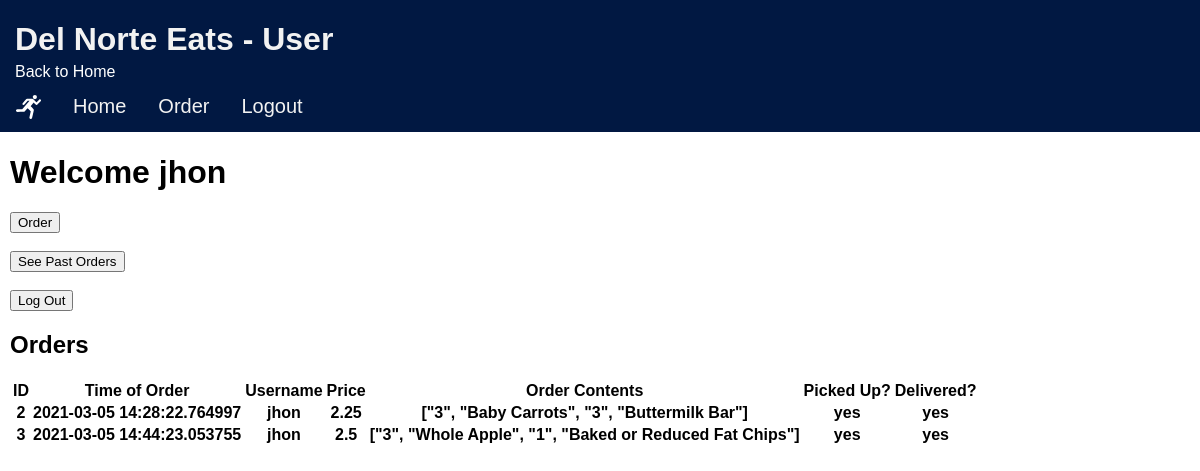
Screenshot of /easter_egg/ (signed in) with the database file from the repository.
### models/module.py (models this page shows, shortened)
class userDN(db.Model, UserMixin):
    id = db.Column(db.Integer, primary_key=True)
    username = db.Column(db.String(15), unique=True)
    email = db.Column(db.String(50))
    password = db.Column(db.String(80))
    program = db.Column(db.String(50))
    pass

class orderEE(db.Model):
    id = db.Column(db.Integer, nullable=True)
    username = db.Column(db.String(15))
    price = db.Column(db.Integer, unique=False, nullable=False)
    order_contents = db.Column(db.String(1000), unique=False, nullable=False)
    time = db.Column(db.DateTime, primary_key=True)
    picked_up = db.Column(db.DateTime)
    delivered = db.Column(db.DateTime)
    pass

### views/easter_egg/view.py (the view)
@easter_egg_bp.route('/')
def index():
    user_type = 'user'
    result = dash_handel()
    return result

### models/login.py (called while the page is built)
@login_manager.user_loader
def load_user_DN(user_id):
    return userDN.query.get(int(user_id))

### views/easter_egg/view.py (called while the page is built)
def per_user():
    if current_user.is_anonymous:
        username = 'Guest'
    else:
        username = current_user.username
    order_user = []
    orders = orderEE.query.filter_by(username=username).all()
    for order in orders:
        order_dn_dict = {'id': order.id,'username': order.username, 'price': order.price, 'order contents': order.order_contents,
                         'time': order.time, 'picked up': order.picked_up, 'delivered': order.picked_up}
        order_user.append(order_dn_dict)
    return order_user

def dash_handel():
    order_user = per_user()
    if current_user.is_anonymous:
        return render_template('easter_egg/user_dashboard_guest.html', user_type=user_type, order_table=order_user)
    else:
        return render_template('easter_egg/user_dashboard_authen.html', user_type=user_type, order_table=order_user)

### views/easter_egg/templates/easter_egg/user_dashboard_authen.html (shortened to what this page needs)
{% extends 'easter_egg/base_egg.html' %}
{% block content %}
<div class="margin_1">
    <h1>Welcome <span>{{current_user.username}}</span></h1>
    <a href="{{url_for('easter_egg_bp.singlepage_form')}}"><button>Order</button></a>
    <br>
    <br>
    <a href=""><button>See Past Orders</button></a>
    <br>
    <br>
    <form action={{url_for('easter_egg_bp.logout')}} method="post"><input type="submit" value="Log Out"></form>
    <h2>Orders</h2>
    <table id="order_table">
        <tr>
            <th>ID</th>
            <th>Time of Order</th>
            <th>Username</th>
            <th>Price</th>
            <th>Order Contents</th>
            <th>Picked Up?</th>
            <th>Delivered?</th>
        </tr>
        {% for row in order_table %}
        <tr>
            <th>{{ row['id'] }}</th>
            <th>{{ row['time'] }}</th>
            <th>{{ row['username'] }}</th>
            <th>{{ row['price'] }}</th>
            <th>{{ row['order contents'] }}</th>
            <th>
                {% if row['picked up'] == row['time'] %}
                    no
                {% else %}
                    yes
                {% endif %}
            </th>
            <th>
                {% if row['delivered'] == row['time'] %}
                no
                {% else %}
                yes
                {% endif %}
            </th>
        </tr>
        {% endfor %}
    </table>
</div>
{% endblock %}

### views/easter_egg/templates/easter_egg/base_egg.html (style rules this page uses)
body { margin: 0; font-family: Arial, Helvetica, sans-serif; overflow-x: hidden; }

### views/easter_egg/templates/easter_egg/user_dashboard_authen.html (style rules this page uses)
.margin_1 { margin-left: 10px; }

### rows the page displays
userDN: username "jhon"
orderEE: id "2", time "2021-03-05 14:28:22.764997", username "jhon", price "2.25", order_contents "[\"3\", \"Baby Carrots\", \"3\", \"Buttermilk Bar\"]", shows "yes"
orderEE: id "3", time "2021-03-05 14:44:23.053755", username "jhon", price "2.5", order_contents "[\"3\", \"Whole Apple\", \"1\", \"Baked or Reduced Fat Chips\"]", shows "yes"
